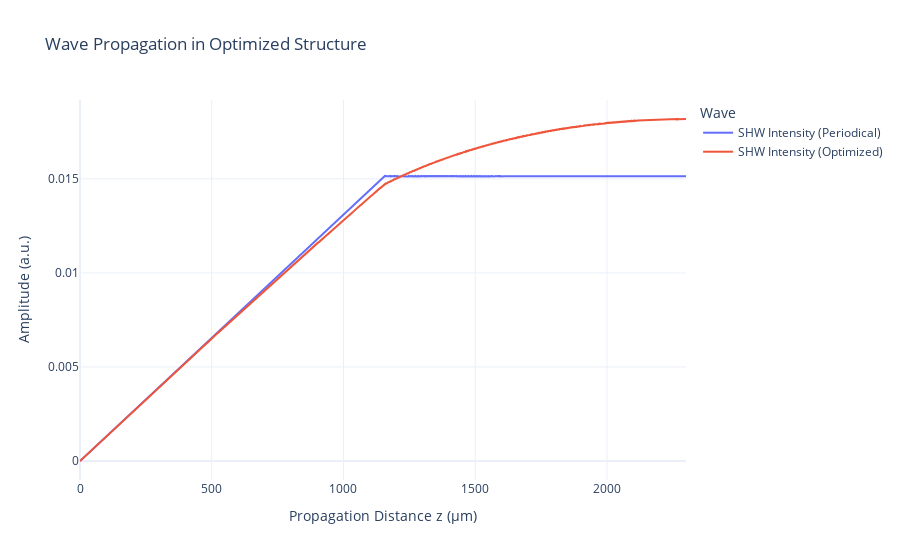

Notebook code cell kept with this figure:
### Code cell
from qpm import cwes

# --- Calculate Propagation Trace for Optimized Structure ---
# Calculate phase mismatches at the design wavelength
delta_k1_design = mgoslt.calc_twm_delta_k(design_wl, design_wl, design_temp)
delta_k2_design = mgoslt.calc_twm_delta_k(design_wl, design_wl / 2, design_temp)
b_initial = jnp.array([1.0 + 0.0j, 0.0 + 0.0j, 0.0 + 0.0j])  # Initial amplitudes for FW, SHW, THW
kappa_vals = kappa_mag * jnp.power(-1, jnp.arange(domain_widths.shape[0]))

# Run simulation to get the trace of amplitudes at each domain
_, full_trace = cwes.simulate_twm_with_trace(domain_widths, kappa_vals, delta_k1_design, delta_k2_design, b_initial)

# Calculate the propagation distance z
z = jnp.concatenate([jnp.array([0.0]), jnp.cumsum(domain_widths)])

# Calculate the power for each wave
shw_amp = jnp.abs(full_trace[:, 1])

optimized_widths = jnp.load("../datasets/optimized_thg_2000_1489_e4.npy")
kappa_vals_optimized = kappa_mag * jnp.power(-1, jnp.arange(optimized_widths.shape[0]))
_, full_trace_optimized = cwes.simulate_twm_with_trace(optimized_widths, kappa_vals_optimized, delta_k1_design, delta_k2_design, b_initial)
shw_amp_optimized = jnp.abs(full_trace_optimized[:, 1])
z_optimized = jnp.concatenate([jnp.array([0.0]), jnp.cumsum(optimized_widths)])

# Create the plot
fig = go.Figure()
fig.add_trace(go.Scatter(x=z, y=shw_amp, mode="lines", name="SHW Intensity (Periodical)"))
fig.add_trace(go.Scatter(x=z_optimized, y=shw_amp_optimized, mode="lines", name="SHW Intensity (Optimized)"))

fig.update_layout(
    title="Wave Propagation in Optimized Structure",
    xaxis_title="Propagation Distance z (μm)",
    yaxis_title="Amplitude (a.u.)",
    template="plotly_white",
    legend_title="Wave",
)
fig.show()

### Figure 1 — Plotly figure (JSON) as saved in the notebook; plotly's stock layout.template omitted (floating-point values rounded to 4 significant figures; data arrays with more than 128 entries replaced by an {"elided": "..."} marker saying what was removed)
{"data": [{"mode": "lines", "name": "SHW Intensity (Periodical)", "type": "scatter", "x": {"elided": "1490 float values"}, "y": {"elided": "1490 float values"}}, {"mode": "lines", "name": "SHW Intensity (Optimized)", "type": "scatter", "x": {"elided": "1490 float values"}, "y": {"elided": "1490 float values"}}], "layout": {"legend": {"title": {"text": "Wave"}}, "title": {"text": "Wave Propagation in Optimized Structure"}, "xaxis": {"title": {"text": "Propagation Distance z (μm)"}}, "yaxis": {"title": {"text": "Amplitude (a.u.)"}}}}
